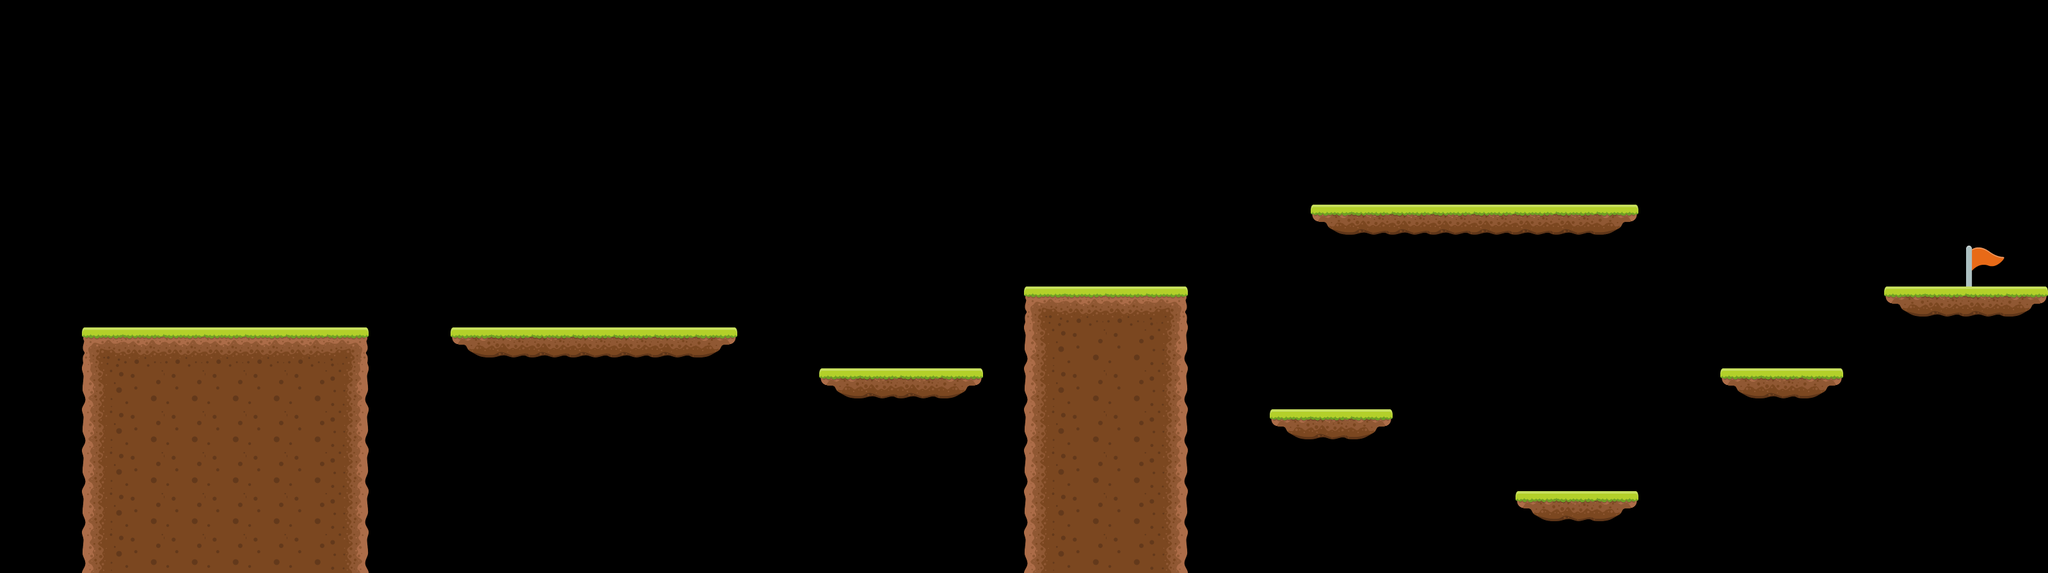

This is a level from a 2D game, rendered from its Tiled map with the project's own tilesets. A one-line summary and the complete map file follow:
An orthogonal 50x14 tile map with 64x64 px tiles, 1 tile layer (Tile Layer 1), 2 tilesets and 13 objects.

<map version="1.5" tiledversion="1.7.2" orientation="orthogonal" renderorder="right-down" width="50" height="14" tilewidth="64" tileheight="64" infinite="0" nextlayerid="6" nextobjectid="39">
 <editorsettings>
  <export target="level1.lua" format="lua" />
 </editorsettings>
 <tileset firstgid="1" name="platformer" tilewidth="64" tileheight="64" tilecount="9" columns="3">
  <image source="tileset.png" width="192" height="192" />
 </tileset>
 <tileset firstgid="10" name="Flag" tilewidth="64" tileheight="64" tilecount="1" columns="1">
  <image source="flag.png" width="64" height="64" />
 </tileset>
 <layer id="1" name="Tile Layer 1" width="50" height="14">
  <data encoding="csv">
0,0,0,0,0,0,0,0,0,0,0,0,0,0,0,0,0,0,0,0,0,0,0,0,0,0,0,0,0,0,0,0,0,0,0,0,0,0,0,0,0,0,0,0,0,0,0,0,0,0,
0,0,0,0,0,0,0,0,0,0,0,0,0,0,0,0,0,0,0,0,0,0,0,0,0,0,0,0,0,0,0,0,0,0,0,0,0,0,0,0,0,0,0,0,0,0,0,0,0,0,
0,0,0,0,0,0,0,0,0,0,0,0,0,0,0,0,0,0,0,0,0,0,0,0,0,0,0,0,0,0,0,0,0,0,0,0,0,0,0,0,0,0,0,0,0,0,0,0,0,0,
0,0,0,0,0,0,0,0,0,0,0,0,0,0,0,0,0,0,0,0,0,0,0,0,0,0,0,0,0,0,0,0,0,0,0,0,0,0,0,0,0,0,0,0,0,0,0,0,0,0,
0,0,0,0,0,0,0,0,0,0,0,0,0,0,0,0,0,0,0,0,0,0,0,0,0,0,0,0,0,0,0,0,0,0,0,0,0,0,0,0,0,0,0,0,0,0,0,0,0,0,
0,0,0,0,0,0,0,0,0,0,0,0,0,0,0,0,0,0,0,0,0,0,0,0,0,0,0,0,0,0,0,0,7,8,8,8,8,8,8,9,0,0,0,0,0,0,0,0,0,0,
0,0,0,0,0,0,0,0,0,0,0,0,0,0,0,0,0,0,0,0,0,0,0,0,0,0,0,0,0,0,0,0,0,0,0,0,0,0,0,0,0,0,0,0,0,0,0,0,10,0,
0,0,0,0,0,0,0,0,0,0,0,0,0,0,0,0,0,0,0,0,0,0,0,0,0,1,2,2,3,0,0,0,0,0,0,0,0,0,0,0,0,0,0,0,0,0,7,8,8,9,
0,0,1,2,2,2,2,2,3,0,0,7,8,8,8,8,8,9,0,0,0,0,0,0,0,4,5,5,6,0,0,0,0,0,0,0,0,0,0,0,0,0,0,0,0,0,0,0,0,0,
0,0,4,5,5,5,5,5,6,0,0,0,0,0,0,0,0,0,0,0,7,8,8,9,0,4,5,5,6,0,0,0,0,0,0,0,0,0,0,0,0,0,7,8,9,0,0,0,0,0,
0,0,4,5,5,5,5,5,6,0,0,0,0,0,0,0,0,0,0,0,0,0,0,0,0,4,5,5,6,0,0,7,8,9,0,0,0,0,0,0,0,0,0,0,0,0,0,0,0,0,
0,0,4,5,5,5,5,5,6,0,0,0,0,0,0,0,0,0,0,0,0,0,0,0,0,4,5,5,6,0,0,0,0,0,0,0,0,0,0,0,0,0,0,0,0,0,0,0,0,0,
0,0,4,5,5,5,5,5,6,0,0,0,0,0,0,0,0,0,0,0,0,0,0,0,0,4,5,5,6,0,0,0,0,0,0,0,0,7,8,9,0,0,0,0,0,0,0,0,0,0,
0,0,4,5,5,5,5,5,6,0,0,0,0,0,0,0,0,0,0,0,0,0,0,0,0,4,5,5,6,0,0,0,0,0,0,0,0,0,0,0,0,0,0,0,0,0,0,0,0,0
</data>
 </layer>
 <objectgroup id="5" name="Start">
  <object id="38" x="320" y="384" width="64" height="64" />
 </objectgroup>
 <objectgroup id="3" name="Enemies">
  <object id="20" x="704" y="448" width="64" height="64" />
  <object id="31" x="2304" y="256" width="64" height="64" />
 </objectgroup>
 <objectgroup id="4" name="Flag">
  <object id="34" x="3072" y="384" width="64" height="64" />
 </objectgroup>
 <objectgroup id="2" name="Platforms">
  <object id="6" x="125.071" y="510.793" width="447.224" height="382.793" />
  <object id="7" x="704" y="512" width="448" height="64" />
  <object id="8" x="1280" y="576" width="256" height="64" />
  <object id="9" x="1600" y="448" width="256" height="448" />
  <object id="25" x="2048" y="320" width="512" height="64" />
  <object id="26" x="1984" y="640" width="192" height="64" />
  <object id="27" x="2368" y="768" width="192" height="64" />
  <object id="32" x="2688" y="576" width="192" height="64" />
  <object id="33" x="2944" y="448" width="256" height="64" />
 </objectgroup>
</map>
